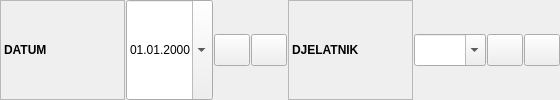
    <widget class="QFrame" name="frame_4">
     <property name="frameShape">
      <enum>QFrame::NoFrame</enum>
     </property>
     <property name="frameShadow">
      <enum>QFrame::Raised</enum>
     </property>
     <layout class="QHBoxLayout" name="horizontalLayout_16">
      <property name="spacing">
       <number>1</number>
      </property>
      <property name="leftMargin">
       <number>0</number>
      </property>
      <property name="topMargin">
       <number>0</number>
      </property>
      <property name="rightMargin">
       <number>0</number>
      </property>
      <property name="bottomMargin">
       <number>0</number>
      </property>
      <item>
       <widget class="QLabel" name="lblTipTitle_6">
        <property name="sizePolicy">
         <sizepolicy hsizetype="Maximum" vsizetype="Preferred">
          <horstretch>0</horstretch>
          <verstretch>0</verstretch>
         </sizepolicy>
        </property>
        <property name="minimumSize">
         <size>
          <width>125</width>
          <height>32</height>
         </size>
        </property>
        <property name="font">
         <font>
          <weight>75</weight>
          <bold>true</bold>
         </font>
        </property>
        <property name="toolTip">
         <string>Poziv Na Broj</string>
        </property>
        <property name="frameShape">
         <enum>QFrame::StyledPanel</enum>
        </property>
        <property name="text">
         <string>DATUM</string>
        </property>
       </widget>
      </item>
      <item>
       <widget class="QDateEdit" name="dateOd_3">
        <property name="sizePolicy">
         <sizepolicy hsizetype="Maximum" vsizetype="Preferred">
          <horstretch>0</horstretch>
          <verstretch>0</verstretch>
         </sizepolicy>
        </property>
        <property name="minimumSize">
         <size>
          <width>0</width>
          <height>0</height>
         </size>
        </property>
        <property name="maximumSize">
         <size>
          <width>16777215</width>
          <height>16777215</height>
         </size>
        </property>
        <property name="displayFormat">
         <string>dd.MM.yyyy</string>
        </property>
        <property name="calendarPopup">
         <bool>true</bool>
        </property>
       </widget>
      </item>
      <item>
       <widget class="QPushButton" name="btnGo2_11">
        <property name="sizePolicy">
         <sizepolicy hsizetype="Maximum" vsizetype="Fixed">
          <horstretch>0</horstretch>
          <verstretch>0</verstretch>
         </sizepolicy>
        </property>
        <property name="minimumSize">
         <size>
          <width>0</width>
          <height>32</height>
         </size>
        </property>
        <property name="maximumSize">
         <size>
          <width>36</width>
          <height>16777215</height>
         </size>
        </property>
        <property name="cursor">
         <cursorShape>PointingHandCursor</cursorShape>
        </property>
        <property name="toolTip">
         <string>Filter</string>
        </property>
        <property name="icon">
         <iconset resource="../../../resources/DonatForm.qrc">
          <normaloff>:/InDonat/Forms/images/DEL.GIF</normaloff>:/InDonat/Forms/images/DEL.GIF</iconset>
        </property>
        <property name="autoExclusive">
         <bool>true</bool>
        </property>
       </widget>
      </item>
      <item>
       <widget class="QPushButton" name="btnGo2_10">
        <property name="sizePolicy">
         <sizepolicy hsizetype="Maximum" vsizetype="Fixed">
          <horstretch>0</horstretch>
          <verstretch>0</verstretch>
         </sizepolicy>
        </property>
        <property name="minimumSize">
         <size>
          <width>0</width>
          <height>32</height>
         </size>
        </property>
        <property name="maximumSize">
         <size>
          <width>36</width>
          <height>16777215</height>
         </size>
        </property>
        <property name="cursor">
         <cursorShape>PointingHandCursor</cursorShape>
        </property>
        <property name="toolTip">
         <string>Filter</string>
        </property>
        <property name="icon">
         <iconset resource="../../../resources/DonatForm.qrc">
          <normaloff>:/InDonat/Forms/images/folder2.gif</normaloff>:/InDonat/Forms/images/folder2.gif</iconset>
        </property>
        <property name="autoExclusive">
         <bool>true</bool>
        </property>
       </widget>
      </item>
      <item>
       <widget class="QLabel" name="lblTipTitle_7">
        <property name="sizePolicy">
         <sizepolicy hsizetype="Maximum" vsizetype="Preferred">
          <horstretch>0</horstretch>
          <verstretch>0</verstretch>
         </sizepolicy>
        </property>
        <property name="minimumSize">
         <size>
          <width>125</width>
          <height>32</height>
         </size>
        </property>
        <property name="font">
         <font>
          <weight>75</weight>
          <bold>true</bold>
         </font>
        </property>
        <property name="toolTip">
         <string>Poziv Na Broj</string>
        </property>
        <property name="frameShape">
         <enum>QFrame::StyledPanel</enum>
        </property>
        <property name="text">
         <string>DJELATNIK</string>
        </property>
       </widget>
      </item>
      <item>
       <widget class="QComboBox" name="comboBox_3">
        <property name="minimumSize">
         <size>
          <width>0</width>
          <height>32</height>
         </size>
        </property>
        <property name="editable">
         <bool>true</bool>
        </property>
       </widget>
      </item>
      <item>
       <widget class="QPushButton" name="btnGo2_12">
        <property name="sizePolicy">
         <sizepolicy hsizetype="Maximum" vsizetype="Fixed">
          <horstretch>0</horstretch>
          <verstretch>0</verstretch>
         </sizepolicy>
        </property>
        <property name="minimumSize">
         <size>
          <width>0</width>
          <height>32</height>
         </size>
        </property>
        <property name="maximumSize">
         <size>
          <width>36</width>
          <height>16777215</height>
         </size>
        </property>
        <property name="cursor">
         <cursorShape>PointingHandCursor</cursorShape>
        </property>
        <property name="toolTip">
         <string>Filter</string>
        </property>
        <property name="icon">
         <iconset resource="../../../resources/DonatForm.qrc">
          <normaloff>:/InDonat/Forms/images/DEL.GIF</normaloff>:/InDonat/Forms/images/DEL.GIF</iconset>
        </property>
        <property name="autoExclusive">
         <bool>true</bool>
        </property>
       </widget>
      </item>
      <item>
       <widget class="QPushButton" name="btnGo2_13">
        <property name="sizePolicy">
         <sizepolicy hsizetype="Maximum" vsizetype="Fixed">
          <horstretch>0</horstretch>
          <verstretch>0</verstretch>
         </sizepolicy>
        </property>
        <property name="minimumSize">
         <size>
          <width>0</width>
          <height>32</height>
         </size>
        </property>
        <property name="maximumSize">
         <size>
          <width>36</width>
          <height>16777215</height>
         </size>
        </property>
        <property name="cursor">
         <cursorShape>PointingHandCursor</cursorShape>
        </property>
        <property name="toolTip">
         <string>Filter</string>
        </property>
        <property name="icon">
         <iconset resource="../../../resources/DonatForm.qrc">
          <normaloff>:/InDonat/Forms/images/OLOVKA.GIF</normaloff>:/InDonat/Forms/images/OLOVKA.GIF</iconset>
        </property>
        <property name="autoExclusive">
         <bool>true</bool>
        </property>
       </widget>
      </item>
     </layout>
    </widget>
